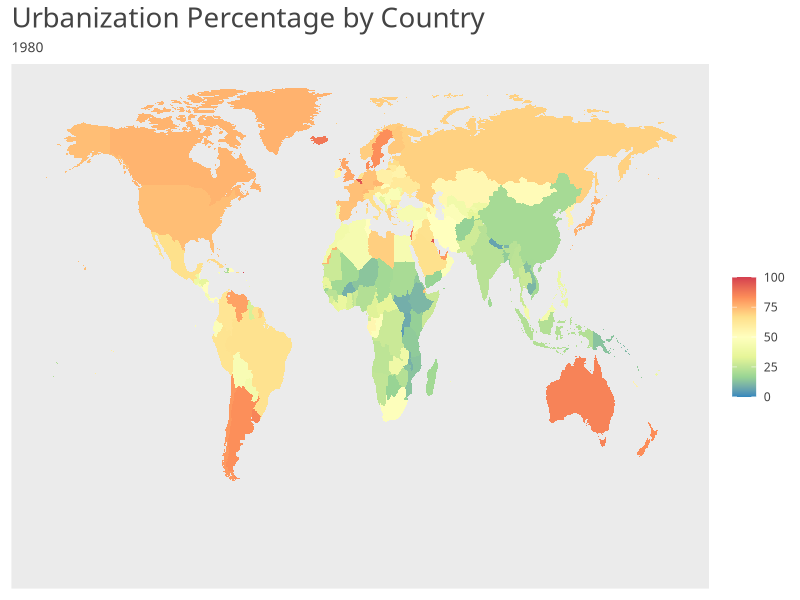
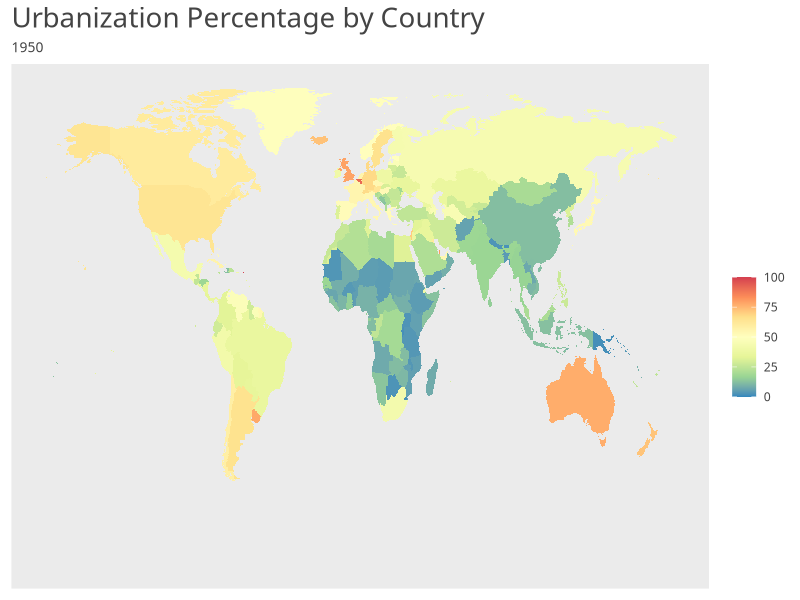
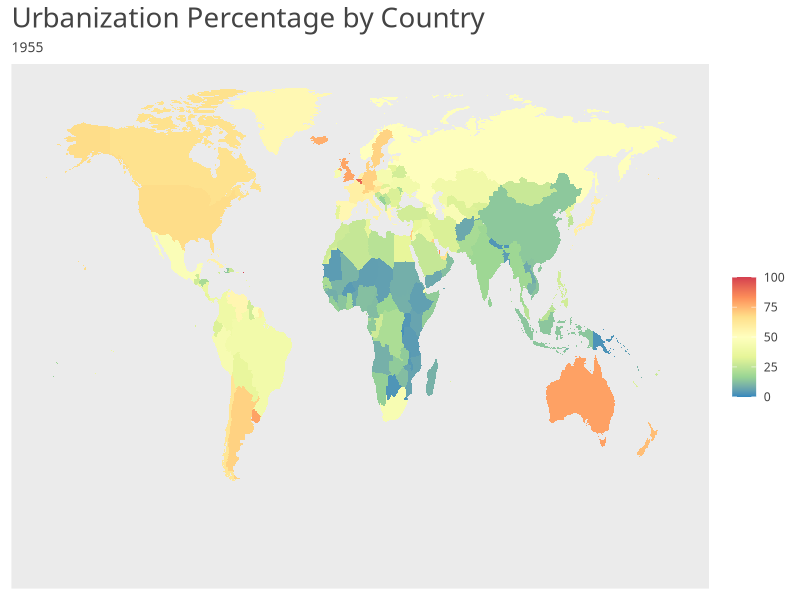
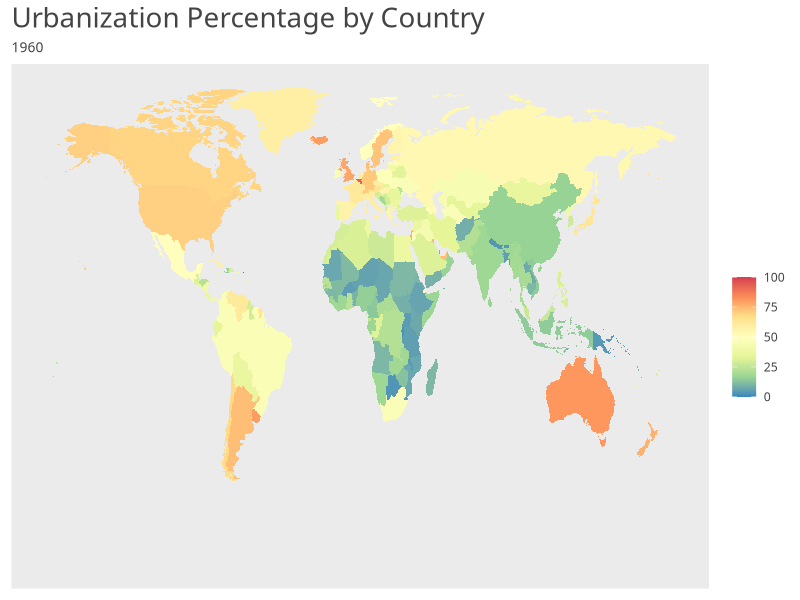
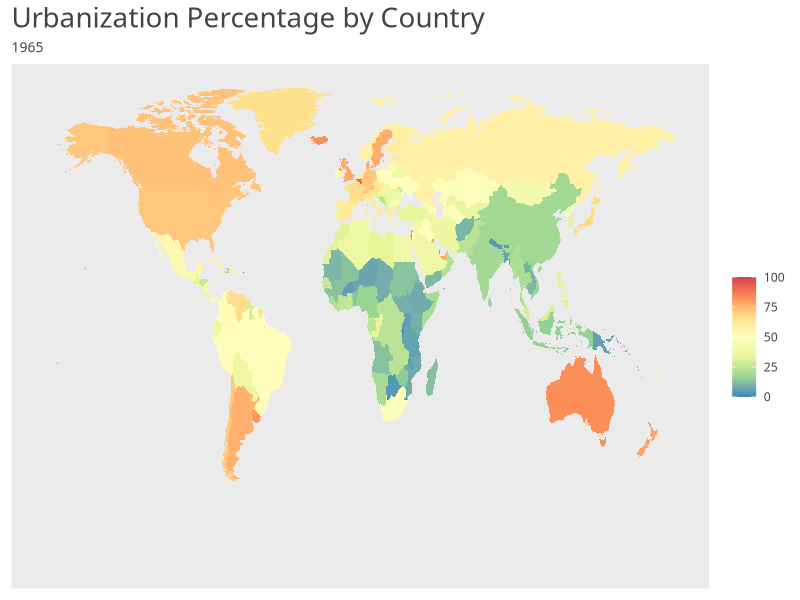
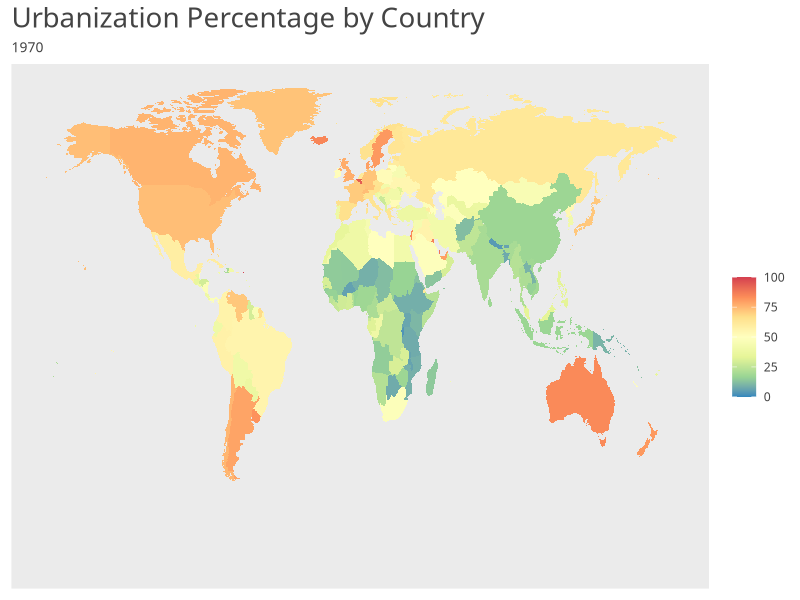
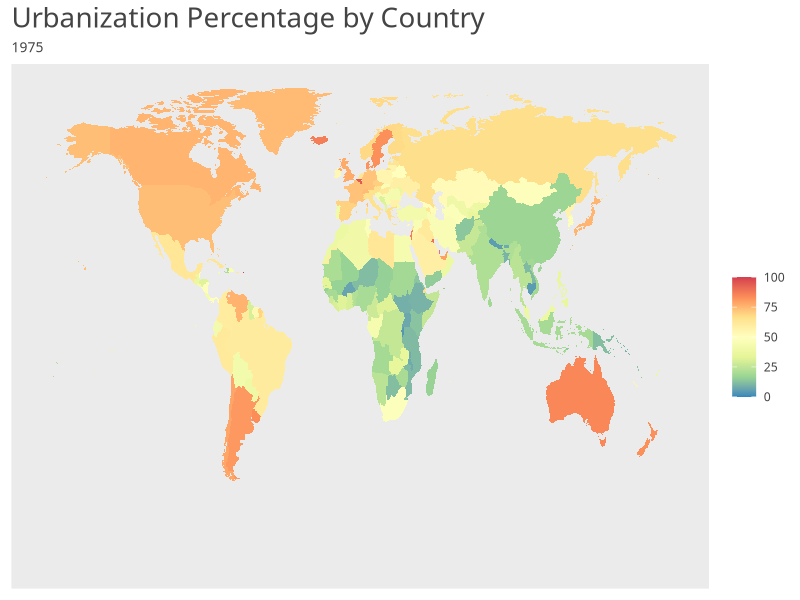
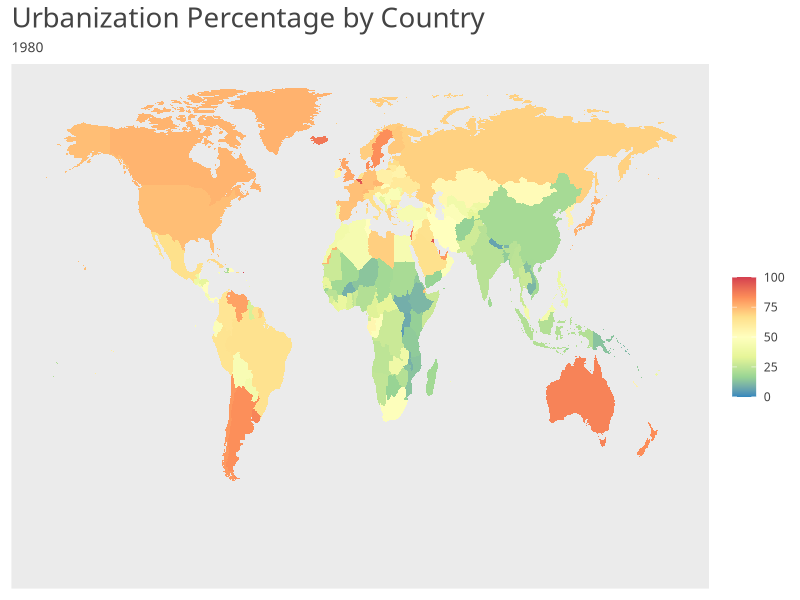

Source code (R) for these figures, in order:
# We will visualize how urbanization changed over the years to 
# get a hint at the general trend and spot possible outliers.
#
# Miguel Esteban
# miestgo@gmail.com 


library(data.table)
library(ggplot2)

########################
# Read data
########################
dt_urban= fread('data/WUP2018-F02-Proportion_Urban.csv',skip=1)
setnames(dt_urban,c("Location",seq(1950,2050,5)))

# Transform to long
dt_urban = melt(dt_urban,id.vars="Location",variable.name="Time",value.name="Urbanization")


# Cleaning
remove_regions = c("World","More Developed regions","Less developed regions", 
                   "Least developed countries","High-income countries",
                   "Middle-income countries","Upper-middle-income countries",
                   "Lower-middle-income countries","More developed regions",
                   "Less developed regions, excluding least developed countries",
                   "Less developed regions, excluding China","AFRICA",
                   "Sub-Saharan Africa","Low-income countries",
                   "Africa","Eastern Africa","Middle Africa",
                   "Northern Africa", "Southern Africa","Western Africa",
                   "Asia","Eastern Asia","South-Central Asia","Central Asia", "Southern Asia",
                   "South-Eastern Asia", "Western Asia",
                   "Europe","Eastern Europe","Northern Europe",
                   "Southern Europe","Western Europe",
                   "Caribbean", "Latin America and the Caribbean", "Central America",
                   "South America","Northern America","Oceania",
                   "Australia/New Zealand","Melanesia","Micronesia","Polynesia")

remove_regions = c(remove_regions,toupper(remove_regions))

dt_urban= dt_urban[!Location %in% remove_regions]
# Replace commas, turn into numeric values
dt_urban[,Urbanization := as.numeric(gsub(",",".",Urbanization))]


########################
# Prepare for world map
########################


dt_urban[Location=="United Kingdom", Location:="UK"]
dt_urban[Location=="United States of America", Location:="USA"]
dt_urban[Location=="Russian Federation", Location:="Russia"]
dt_urban[Location=="Venezuela (Bolivarian Republic of)", Location:="Venezuela"]
dt_urban[Location=="Bolivia (Plurinational State of)", Location:="Bolivia"]
dt_urban[Location=="Congo", Location:="Republic of Congo"]
dt_urban[Location=="Côte d'Ivoire", Location:="Ivory Coast"]
dt_urban[Location=="United Republic of Tanzania", Location:="Tanzania"]
dt_urban[Location=="Syrian Arab Republic", Location:="Syria"]
dt_urban[Location=="Iran (Islamic Republic of)", Location:="Iran"]
dt_urban[Location=="Czechia", Location:="Czech Republic"]
dt_urban[Location=="TFYR Macedonia", Location:="Macedonia"]
dt_urban[Location=="Republic of Moldova", Location:="Moldova"]
dt_urban[Location=="Viet Nam", Location:="Vietnam"]
dt_urban[Location=="Dem. People's Republic of Korea", Location:="North Korea"]
dt_urban[Location=="Republic of Korea", Location:="South Korea"]
dt_urban[Location=="Lao People's Democratic Republic", Location:="Laos"]
dt_urbanKosovo = dt_urban[Location=="Serbia",,]
dt_urbanKosovo = dt_urbanKosovo[,Location:="Kosovo"]
dt_urban = merge(dt_urban,dt_urbanKosovo, all=T)

dt_urban[,`:=`(Location=factor(Location))]
min_urb = min(dt_urban$Urbanization,na.rm = T)
max_urb = max(dt_urban$Urbanization,na.rm = T)


########################
# Paint world map
########################

mapYear <- 1980
dtYear = dt_urban[Time==mapYear]
head(dtYear)


map.world = as.data.table(map_data("world"))
setnames(map.world,"region","Location")
setkey(map.world,Location)
setkey(dtYear,Location)
map.world_joined = dtYear[map.world,allow.cartesian=T]

head(map.world_joined)

minor_break_gen <- function(arg_1, arg_2) {
  print(arg_1)
  res=seq(from = arg_1, to = arg_2, length.out = 100000);
  res;
}

ggplot() +
  geom_polygon(data = map.world_joined, aes(x = long, y = lat, group = group, fill = Urbanization)) +
  scale_fill_distiller(palette = "Spectral", na.value = "transparent",limits=c(min_urb,max_urb))+
  labs(title = 'Urbanization Percentage by Country'
       ,subtitle = mapYear, fill="") +
  theme(text = element_text(family = "Gill Sans", color="#444444" )
        ,panel.grid = element_blank()
        ,plot.title = element_text(size = 20)
        ,plot.subtitle = element_text(size = 10)
        ,axis.text = element_blank()
        ,axis.title = element_blank()
        ,axis.ticks = element_blank()
        ,legend.position = "right"
  )





########################
# Extract images for GIFT
########################

years = seq(1950,2050,5)

for(year in years){
  
  dtYear = dt_urban[Time==year]
  
  map.world = as.data.table(map_data("world"))
  setnames(map.world,"region","Location")
  setkey(map.world,Location)
  setkey(dtYear,Location)
  map.world_joined = dtYear[map.world,allow.cartesian=T]
  
  ggplot() +
    geom_polygon(data = map.world_joined, aes(x = long, y = lat, group = group, fill = Urbanization)) +
    scale_fill_distiller(palette = "Spectral", na.value = "transparent",limits=c(min_urb,max_urb))+
    labs(title = 'Urbanization Percentage by Country'
         ,subtitle = year, fill="") +
    theme(text = element_text(family = "Gill Sans", color="#444444" )
          ,panel.grid = element_blank()
          ,plot.title = element_text(size = 20)
          ,plot.subtitle = element_text(size = 10)
          ,axis.text = element_blank()
          ,axis.title = element_blank()
          ,axis.ticks = element_blank()
          ,legend.position = "right"
    )
  
  
  # Save file
  ggsave(paste0("./UrbanizationMaps/","Urb_",year,".png"))
}



